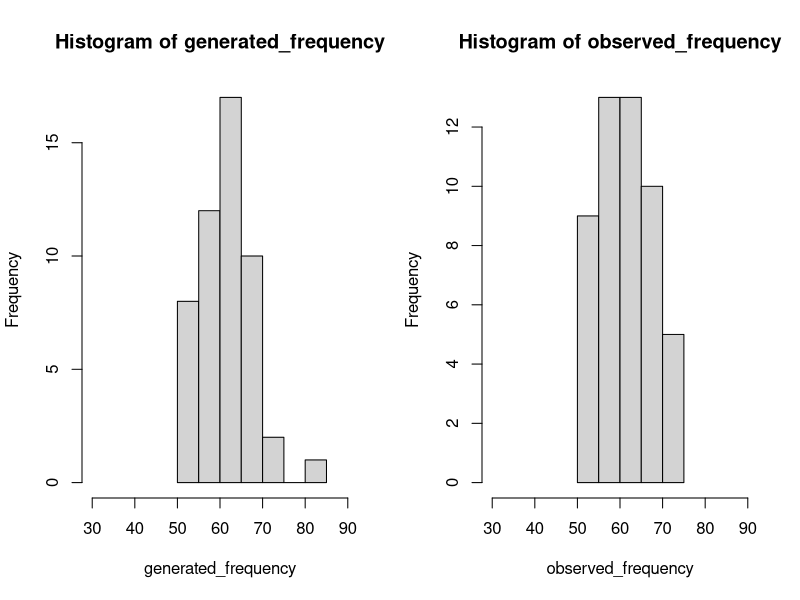

This chart was generated by the following R code:
## ---- chunk 1
knitr::opts_chunk$set(echo = TRUE)
## ---- chunk 2
set.seed(2345)
random_numbers <- sample(1:50, size = 3080, replace = TRUE)

generated_frequency <- table(random_numbers)
observed_frequency <- c(61, 62, 56, 62, 67, 53, 61, 54, 71, 57, 61, 56, 55, 70, 60, 54, 62, 65, 73, 51, 62, 66, 56, 60, 63, 70, 58, 63, 58, 64, 66, 71, 54, 55, 62, 69, 67, 69, 71, 68, 53, 57, 59, 65, 57, 73, 51, 66, 56, 60)

par(mfrow = c(1, 2))

hist(generated_frequency, xlim = range(30, 90))
hist(observed_frequency, xlim = range(30, 90))
## ---- chunk 3
expected_frequency <- rep(1/50, 50)
observed_frequency <- c(61, 62, 56, 62, 67, 53, 61, 54, 71, 57, 61, 56, 55, 70, 60, 54, 62, 65, 73, 51, 62, 66, 56, 60, 63, 70, 58, 63, 58, 64, 66, 71, 54, 55, 62, 69, 67, 69, 71, 68, 53, 57, 59, 65, 57, 73, 51, 66, 56, 60)

chi_squared_test <- chisq.test(observed_frequency, p = expected_frequency)

print(chi_squared_test)
